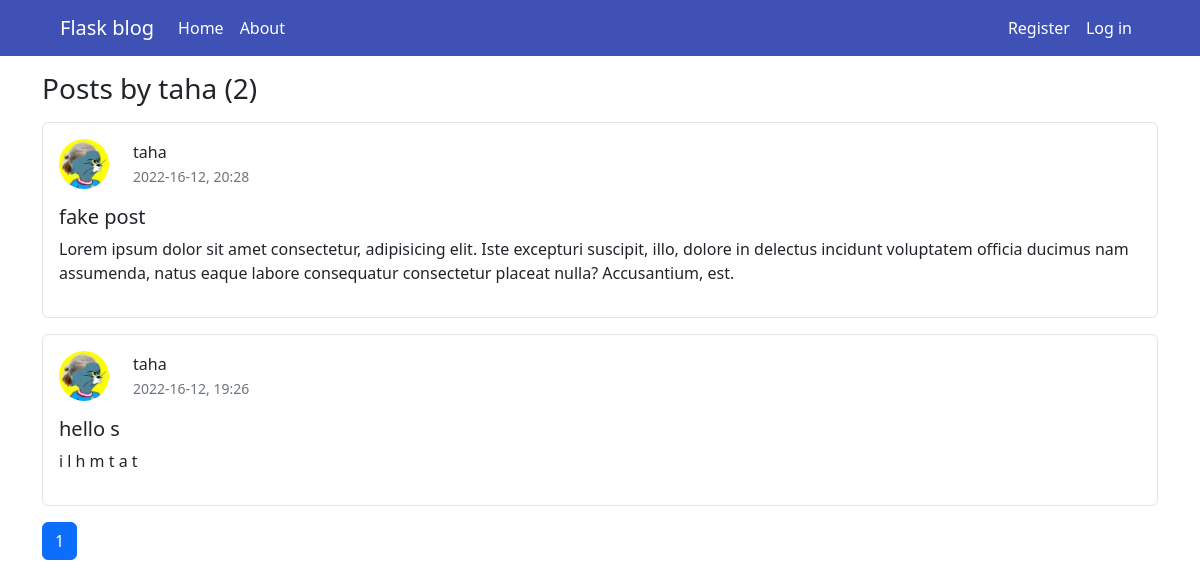
/user/taha, run on an earlier commit of the app's database.
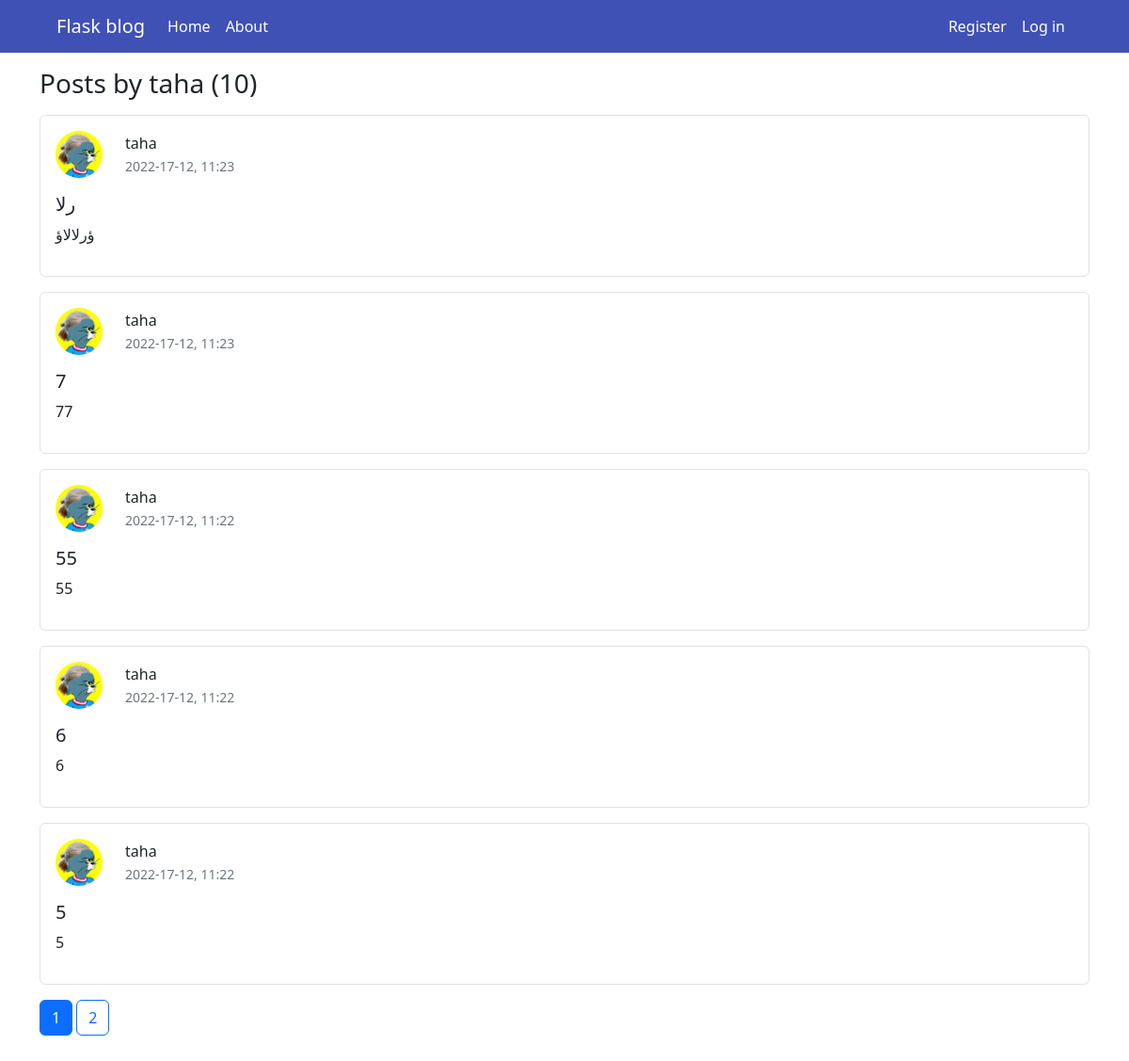
And on a later commit of the database.
### flaskblog/models.py (models this page shows, shortened)
class User(db.Model, UserMixin):
    id = db.Column(db.Integer, primary_key=True)
    username = db.Column(db.String(30), unique=True, nullable=False)
    email = db.Column(db.String(120), unique=True, nullable=False)
    profile_picture = db.Column(db.String(20), nullable=False,
                                default='default.png')
    password = db.Column(db.String(60), nullable=False)
    posts = db.relationship('Post', backref='author', lazy=True)

class Post(db.Model, UserMixin):
    id = db.Column(db.Integer, primary_key=True)
    user_id = db.Column(db.Integer, db.ForeignKey('user.id'), nullable=False)
    title = db.Column(db.String(160), nullable=False)
    date = db.Column(db.DateTime, nullable=False, default=datetime.utcnow)
    content = db.Column(db.Text, nullable=False)

### flaskblog/routes.py (the view)
@app.route('/user/<string:username>')
def user_posts(username):
    page = request.args.get('page', 1, type=int)
    user = User.query.filter_by(username=username).first_or_404()
    posts = Post.query.filter_by(author=user).order_by(
        Post.date.desc()).paginate(page=page, per_page=5)
    return render_template('user_posts.jinja2', posts=posts, user=user)

### flaskblog/templates/user_posts.jinja2
{% extends "base.jinja2" %}
{% block content %}
  <h3 class="mb-3">Posts by {{ user.username }} ({{ posts.total }})</h3>
  {% for post in posts.items %}
    <div class="post border rounded p-3 mb-3">
      <div class="post-card d-flex align-items-center flex-row  mb-3">
        <img src="{{ url_for('static', filename = 'profile_pics/' + post.author.profile_picture)}}"
             class="img-fluid rounded-circle me-4 "
             alt="profile pic">
        <div>
          <div class="card-text">
            <p class="mb-0">{{ post.author.username }}</p>
            <small ><a class="text-decoration-none text-muted"
   href="{{ url_for('post', post_id=post.id) }}">{{ post.date.strftime("%Y-%d-%m, %H:%M") }}</a></small>
          </div>
        </div>
      </div>
      <h5 class="card-title mb-2">
        <a class="link-dark" href="{{ url_for('post', post_id=post.id) }}">{{ post.title }}</a>
      </h5>
      <p>{{ post.content }}</p>
    </div>
  {% endfor %}
  <div class="mb-5">
    {% for page_number in posts.iter_pages(left_edge=1, right_edge=1, left_current=1, right_current=1) %}
      {% if page_number %}
        {% if page_number == posts.page %}
          <a class="btn btn-primary"
             href="{{ url_for('home', page=page_number) }}">{{ page_number }}</a>
        {% else %}
          <a class="btn btn-outline-primary"
             href="{{ url_for('home', page=page_number) }}">{{ page_number }}</a>
        {% endif %}
      {% else %}
        ...
      {% endif %}
    {% endfor %}
  </div>
{% endblock content %}

### flaskblog/templates/base.jinja2 (shortened to what this page needs)
<!DOCTYPE html>
<html lang="en">
  <head>
    <link rel="stylesheet"
          href="{{ url_for('static', filename = 'css/bootstrap.min.css') }}">
    <link rel="stylesheet"
          href="{{ url_for('static', filename = 'css/base.css') }}">
  </head>
  <body>
    <nav class="navbar navbar-expand-lg navbar-light text-white px-5 mb-3">
      <div class="container">
        <a class="navbar-brand text-white" href="#">Flask blog</a>
        <div class="collapse navbar-collapse" id="collapse">
          <div class="d-flex align-center justify-content-between w-100">
            <ul class="navbar-nav mr-auto">
              <li class="nav-item active">
                <a class="nav-link" href="{{ url_for('home') }}">Home</a>
              </li>
              <li class="nav-item">
                <a class="nav-link" href="{{ url_for('about') }}">About</a>
              </li>
            </ul>
            {% if current_user.is_authenticated %}
              <ul class="navbar-nav mr-auto">
                <li class="nav-item active">
                  <a class="nav-link" href="{{ url_for('new_post') }}">New Post</a>
                </li>
                <li class="nav-item active">
                  <a class="nav-link" href="{{ url_for('account') }}">Account</a>
                </li>
                <li class="nav-item">
                  <a class="nav-link" href="{{ url_for('logout') }}">Log out</a>
                </li>
              </ul>
            {% else %}
              <ul class="navbar-nav mr-auto">
                <li class="nav-item active">
                  <a class="nav-link" href="{{ url_for('register') }}">Register</a>
                </li>
                <li class="nav-item">
                  <a class="nav-link" href="{{ url_for('login') }}">Log in</a>
                </li>
              </ul>
            {% endif %}
          </div>
        </div>
      </div>
    </nav>
    <div class="container">
      {% block content %}
      {% endblock content %}
    </div>
  </body>
</html>

### flaskblog/static/css/base.css (style rules this page uses)
a { text-decoration: none; color: inherit; }
nav { background-color: #3f51b5; }
nav * { color: white !important; }
.post-card img { width: 50px; height: 50px; }

What changed in the data, as far as the page shows it:
no longer on this page (row edited): Post: profile_picture (picture), author.username "taha", date "2022-16-12, 20:28", title "fake post", content "Lorem ipsum dolor sit amet consectetur, adipisicing elit. Iste excepturi suscipit, illo, dolore in delectus incidunt voluptatem officia ducimus nam assumenda, natus eaque labore consequatur consectetur placeat nulla? Accusantium, est."
removed Post: profile_picture (picture), author.username "taha", date "2022-16-12, 19:26", title "hello s", content "i l h m t a t"
added Post: profile_picture (picture), author.username "taha", date "2022-17-12, 11:23", title "رلا", content "ؤرلالاؤ"
added Post: profile_picture (picture), author.username "taha", date "2022-17-12, 11:23", title "7", content "77"
added Post: profile_picture (picture), author.username "taha", date "2022-17-12, 11:22", title "55", content "55"
added Post: profile_picture (picture), author.username "taha", date "2022-17-12, 11:22", title "6", content "6"
added Post: profile_picture (picture), author.username "taha", date "2022-17-12, 11:22", title "5", content "5"
Also different on the page:
{{ posts.total }}: "2" → "10"
new list line: "2"
